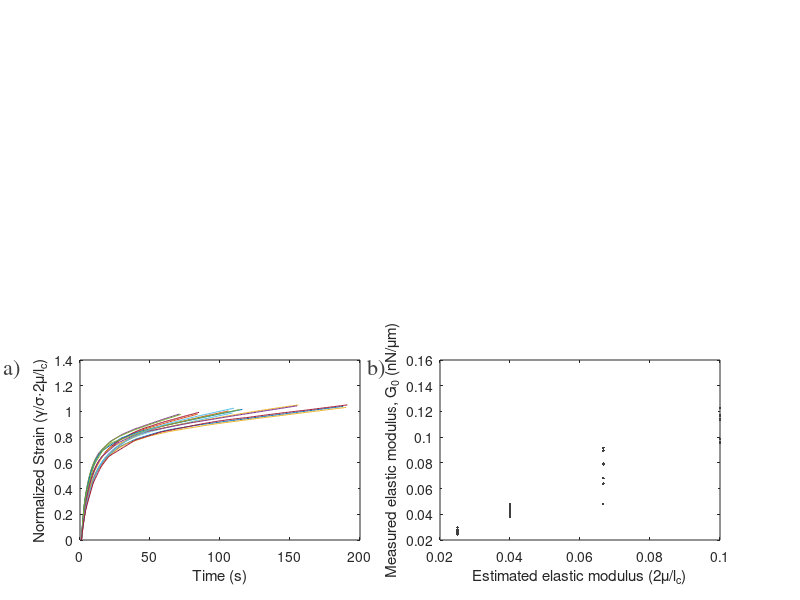

The MATLAB source for this figure:

bp = '~/Documents/MATLAB/activnet/data/';
cd(bp);
load('extend_meas2')
h2=figure;


ax1 = subplot('Position',[0.1,0.1,0.35,0.3]);
ax2 = subplot('Position',[0.55,0.1,0.35,0.3]);
for ind=1:size(allt,1)
    
    t = allt(ind,:);
    tstop = find(t==0,1);
    if(length(tstop)>0)
        tstop = tstop(1)-1;
    else
        tstop = length(t);
    end
    
    myt = t(1:tstop);
    myg = allg(ind,1:tstop);
    sl2 = cumtrapz(myt,myg,2);
    sl = diff(log(sl2),1,2)./diff(log(myt),1,2);

    cutoff = find(sl==min(sl),1);
    term = cutoff+find(sl2(cutoff:end)>0.15,1);
    if(isempty(term))
        term = length(sl);
    end
    spt = cutoff+find(sl(cutoff:term-1)>0.25,1);
    if(~isempty(spt)&&allp(ind,6)==1)
        tau=myt(cutoff+find(sl(cutoff:term-1)>0.8,1));
        G = abs(allp(ind,11))./sl2(spt);
        if(myt(spt)>500)
        axes(ax1);
        plot(myt(1:spt)/10,2*sl2(1:spt)/abs(allp(ind,11))*abs(allp(ind,3))/allp(ind,5))
        hold on
        end
        axes(ax2);
        plot(2*abs(allp(ind,3))/allp(ind,5),G,'.','Color',[0.25 0.25 0.25])
        hold on
        
    end
    
end
axes(ax2);
xlabel('Estimated elastic modulus (2\mu/l_c)')
ylabel('Measured elastic modulus, G_0 (nN/\mum)')
axes(ax1);
ylabel('Normalized Strain (\gamma/\sigma\cdot2\mu/l_c)')
xlabel('Time (s)')

annotation('textbox', [0.005 0.37 0.05 0.05],'String','a)','LineStyle','none','FontSize',16,'FontName','Times','Color',[0.25 0.25 0.25])
annotation('textbox', [0.46 0.37 0.05 0.05],'String','b)','LineStyle','none','FontSize',16,'FontName','Times','Color',[0.25 0.25 0.25])

print('-depsc','-r0','figure3S.eps');

